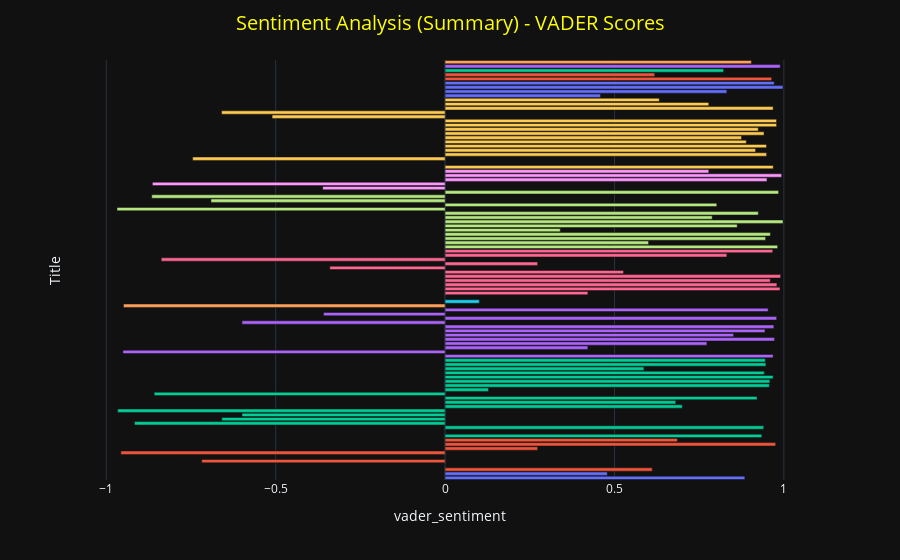

Write notebook code for a chart like this one.
### Code cell
#sentiment analysis comparison - compare VADER sentiment scores for each book
fig = px.bar(book_url, x='vader_sentiment', y='Title',  color='Genre', orientation='h')
fig.update_layout(
    yaxis=dict(showticklabels=False),
    title= 'Sentiment Analysis (Summary) - VADER Scores',
    title_x=0.5,
    title_font=dict(size=20, color='yellow'),
    template='plotly_dark', 
    showlegend=False
)
fig.write_html("./charts/sentiment_analysis.html")
fig.show()

### Figure 1 — Plotly figure (JSON) as saved in the notebook; plotly's stock layout.template omitted (floating-point values rounded to 4 significant figures)
{"data": [{"alignmentgroup": "True", "hovertemplate": "Genre=Dystopian<br>vader_sentiment=%{x}<br>Title=%{y}<extra></extra>", "legendgroup": "Dystopian", "marker": {"color": "#636efa", "pattern": {"shape": ""}}, "name": "Dystopian", "offsetgroup": "Dystopian", "orientation": "h", "showlegend": true, "textposition": "auto", "type": "bar", "x": [0.8847, 0.4788], "xaxis": "x", "y": ["1984", "Animal Farm"], "yaxis": "y"}, {"alignmentgroup": "True", "hovertemplate": "Genre=History<br>vader_sentiment=%{x}<br>Title=%{y}<extra></extra>", "legendgroup": "History", "marker": {"color": "#EF553B", "pattern": {"shape": ""}}, "name": "History", "offsetgroup": "History", "orientation": "h", "showlegend": true, "textposition": "auto", "type": "bar", "x": [0.6115, 0, -0.7184, 0, -0.9571, 0.2732, 0.9758, 0.6858], "xaxis": "x", "y": ["100 Headlines That Changed the World", "A Brief History of How the Industrial Revolution Changed the World", "All Quiet on the Western Front", "Evolution the Human Story", "I Used to Know That: World History", "Islam dalam Sejarah dan Kebudayaan Melayu", "Sapiens: A Brief History of Humankind", "The Museum of Scandals: Art that Shocked the World"], "yaxis": "y"}, {"alignmentgroup": "True", "hovertemplate": "Genre=Faith<br>vader_sentiment=%{x}<br>Title=%{y}<extra></extra>", "legendgroup": "Faith", "marker": {"color": "#00cc96", "pattern": {"shape": ""}}, "name": "Faith", "offsetgroup": "Faith", "orientation": "h", "showlegend": true, "textposition": "auto", "type": "bar", "x": [0.9349, 0, 0.9405, -0.9169, -0.6591, -0.5994, -0.9665, 0.7003, 0.6808, 0.9207, -0.8587, 0.128, 0.9571, 0.9585, 0.9683, 0.9422, 0.5868, 0.9469, 0.9452], "xaxis": "x", "y": ["20 Principles", "30-Second Religion", "Agnosticism", "ANTITHESIS", "God Is Not Great", "Hadith: A Re-evaluation", "Infidel", "Mencari Jalan Pulang", "Mengemudi Bahtera Perubahan Minda", "No god but God", "Questioning the Veil: Open Letters to Muslim Women", "Religion Without God", "Rumi's Little Book of Life", "The Atheist's Bible", "The God Delusion", "Theology of Tariq Ramadan", "Travelog Minda Tajdid: Catatan Perjalanan Dari Tanah Barat", "What I Believe", "Why I am not a Christian"], "yaxis": "y"}, {"alignmentgroup": "True", "hovertemplate": "Genre=Psychology<br>vader_sentiment=%{x}<br>Title=%{y}<extra></extra>", "legendgroup": "Psychology", "marker": {"color": "#ab63fa", "pattern": {"shape": ""}}, "name": "Psychology", "offsetgroup": "Psychology", "orientation": "h", "showlegend": true, "textposition": "auto", "type": "bar", "x": [0.9682, -0.9509, 0.4215, 0.7728, 0.9725, 0.8516, 0.9442, 0.9705, -0.5994, 0.9786, -0.3586, 0.9535], "xaxis": "x", "y": ["30-Second Psychology ", "Adult Children of Emotionally Immature Parents", "Civilization and Its Discontents", "Freud for Beginners", "Freud Verbatim", "Freudian Slips", "Life Lessons From Freud", "Quiet", "The Body Keeps the Score ", "The Courage to Be Disliked ", "The Examined Life", "The Moral Molecule"], "yaxis": "y"}, {"alignmentgroup": "True", "hovertemplate": "Genre=Politics<br>vader_sentiment=%{x}<br>Title=%{y}<extra></extra>", "legendgroup": "Politics", "marker": {"color": "#FFA15A", "pattern": {"shape": ""}}, "name": "Politics", "offsetgroup": "Politics", "orientation": "h", "showlegend": true, "textposition": "auto", "type": "bar", "x": [-0.9493], "xaxis": "x", "y": ["50 Political Ideas You Really Need to Know"], "yaxis": "y"}, {"alignmentgroup": "True", "hovertemplate": "Genre=Biography<br>vader_sentiment=%{x}<br>Title=%{y}<extra></extra>", "legendgroup": "Biography", "marker": {"color": "#19d3f3", "pattern": {"shape": ""}}, "name": "Biography", "offsetgroup": "Biography", "orientation": "h", "showlegend": true, "textposition": "auto", "type": "bar", "x": [0.101, 0], "xaxis": "x", "y": ["A Brief Guide to Charles Darwin, His Life and Times", "Sigmund Freud"], "yaxis": "y"}, {"alignmentgroup": "True", "hovertemplate": "Genre=Science<br>vader_sentiment=%{x}<br>Title=%{y}<extra></extra>", "legendgroup": "Science", "marker": {"color": "#FF6692", "pattern": {"shape": ""}}, "name": "Science", "offsetgroup": "Science", "orientation": "h", "showlegend": true, "textposition": "auto", "type": "bar", "x": [0.4215, 0.9885, 0.9793, 0.9599, 0.9904, 0.5267, -0.3403, 0.2732, -0.8378, 0.8316, 0.9671], "xaxis": "x", "y": ["A Brief History of the Universe", "A Tear at the Edge of Creation", "A Universe from Nothing", "Conversations on Consciousness", "Supercooperators", "The Ascent of Man", "The Demon-Haunted World: Science as a Candle in the Dark", "The Story of Evolution.", "The Science of Sin: The Psychology of the Seven Deadlies ", "We Are All Stardust", "Why Evolution Is True"], "yaxis": "y"}, {"alignmentgroup": "True", "hovertemplate": "Genre=Autobiography<br>vader_sentiment=%{x}<br>Title=%{y}<extra></extra>", "legendgroup": "Autobiography", "marker": {"color": "#B6E880", "pattern": {"shape": ""}}, "name": "Autobiography", "offsetgroup": "Autobiography", "orientation": "h", "showlegend": true, "textposition": "auto", "type": "bar", "x": [0.9816, 0.6005, 0.946, 0.96, 0.34, 0.8622, 0.9974, 0.7884, 0.9245, -0.9684, 0.802, -0.6911, -0.8658, 0.9844], "xaxis": "x", "y": ["A Doctor in the House", "Educated", "I Know Why the Caged Bird Sings", "Insatiable", "Into the Wild", "Latin America Diaries", "Love Without Limits", "Man's Search for Meaning", "My Brief History", "Night ", "Remembering Che: My Life with Che Guevara", "Shy: A Memoir", "The Diary of a Young Girl", "The Woman in Me"], "yaxis": "y"}, {"alignmentgroup": "True", "hovertemplate": "Genre=Self-help<br>vader_sentiment=%{x}<br>Title=%{y}<extra></extra>", "legendgroup": "Self-help", "marker": {"color": "#FF97FF", "pattern": {"shape": ""}}, "name": "Self-help", "offsetgroup": "Self-help", "orientation": "h", "showlegend": true, "textposition": "auto", "type": "bar", "x": [-0.3612, -0.8639, 0.9501, 0.9934, 0.7783], "xaxis": "x", "y": ["Before I Die", "F**K It Therapy", "Rich Dad, Poor Dad", "The Subtle Art of Not Giving a F*ck", "Tuesdays with Morrie"], "yaxis": "y"}, {"alignmentgroup": "True", "hovertemplate": "Genre=Philosophy<br>vader_sentiment=%{x}<br>Title=%{y}<extra></extra>", "legendgroup": "Philosophy", "marker": {"color": "#FECB52", "pattern": {"shape": ""}}, "name": "Philosophy", "offsetgroup": "Philosophy", "orientation": "h", "showlegend": true, "textposition": "auto", "type": "bar", "x": [0.9686, 0, -0.7451, 0.949, 0.9165, 0.9486, 0.8891, 0.875, 0.9414, 0.9245, 0.9785, 0.9784, -0.5106, -0.6597, 0.9683, 0.7783, 0.6322], "xaxis": "x", "y": ["Candide", "Civilization", "Crime and Punishment", "Event", "Free Will", "If You Can Read This", "On Beauty", "On Certainty", "On Liberty", "Philosophy 101", "The Alchemist", "The Big Questions", "The Metamorphosis", "The Stranger", "The Trolley Problem", "Wittgenstein's Conception of Philosophy", "Would You Eat Your Cat? "], "yaxis": "y"}, {"alignmentgroup": "True", "hovertemplate": "Genre=Economy<br>vader_sentiment=%{x}<br>Title=%{y}<extra></extra>", "legendgroup": "Economy", "marker": {"color": "#636efa", "pattern": {"shape": ""}}, "name": "Economy", "offsetgroup": "Economy", "orientation": "h", "showlegend": true, "textposition": "auto", "type": "bar", "x": [0.4588, 0.8316, 0.9974, 0.9716], "xaxis": "x", "y": ["Double Entry", "Economics: The User's Guide", "Economix: How and Why Our Economy Works", "Rich Malaysia, Poor Malaysians"], "yaxis": "y"}, {"alignmentgroup": "True", "hovertemplate": "Genre=Photography<br>vader_sentiment=%{x}<br>Title=%{y}<extra></extra>", "legendgroup": "Photography", "marker": {"color": "#EF553B", "pattern": {"shape": ""}}, "name": "Photography", "offsetgroup": "Photography", "orientation": "h", "showlegend": true, "textposition": "auto", "type": "bar", "x": [0.964, 0.6187], "xaxis": "x", "y": ["Humans of New York: Stories", "In the Shadow of Mountains"], "yaxis": "y"}, {"alignmentgroup": "True", "hovertemplate": "Genre=Humor<br>vader_sentiment=%{x}<br>Title=%{y}<extra></extra>", "legendgroup": "Humor", "marker": {"color": "#00cc96", "pattern": {"shape": ""}}, "name": "Humor", "offsetgroup": "Humor", "orientation": "h", "showlegend": true, "textposition": "auto", "type": "bar", "x": [0.8221], "xaxis": "x", "y": ["Humblebrag: The Art of False Modesty"], "yaxis": "y"}, {"alignmentgroup": "True", "hovertemplate": "Genre=Drama<br>vader_sentiment=%{x}<br>Title=%{y}<extra></extra>", "legendgroup": "Drama", "marker": {"color": "#ab63fa", "pattern": {"shape": ""}}, "name": "Drama", "offsetgroup": "Drama", "orientation": "h", "showlegend": true, "textposition": "auto", "type": "bar", "x": [0.9892], "xaxis": "x", "y": ["My Sister's Keeper"], "yaxis": "y"}, {"alignmentgroup": "True", "hovertemplate": "Genre=Feminism<br>vader_sentiment=%{x}<br>Title=%{y}<extra></extra>", "legendgroup": "Feminism", "marker": {"color": "#FFA15A", "pattern": {"shape": ""}}, "name": "Feminism", "offsetgroup": "Feminism", "orientation": "h", "showlegend": true, "textposition": "auto", "type": "bar", "x": [0.9042], "xaxis": "x", "y": ["The Second Sex"], "yaxis": "y"}], "layout": {"barmode": "relative", "legend": {"title": {"text": "Genre"}, "tracegroupgap": 0}, "margin": {"t": 60}, "showlegend": false, "title": {"font": {"color": "yellow", "size": 20}, "text": "Sentiment Analysis (Summary) - VADER Scores", "x": 0.5}, "xaxis": {"anchor": "y", "domain": [0, 1], "title": {"text": "vader_sentiment"}}, "yaxis": {"anchor": "x", "domain": [0, 1], "showticklabels": false, "title": {"text": "Title"}}}}
